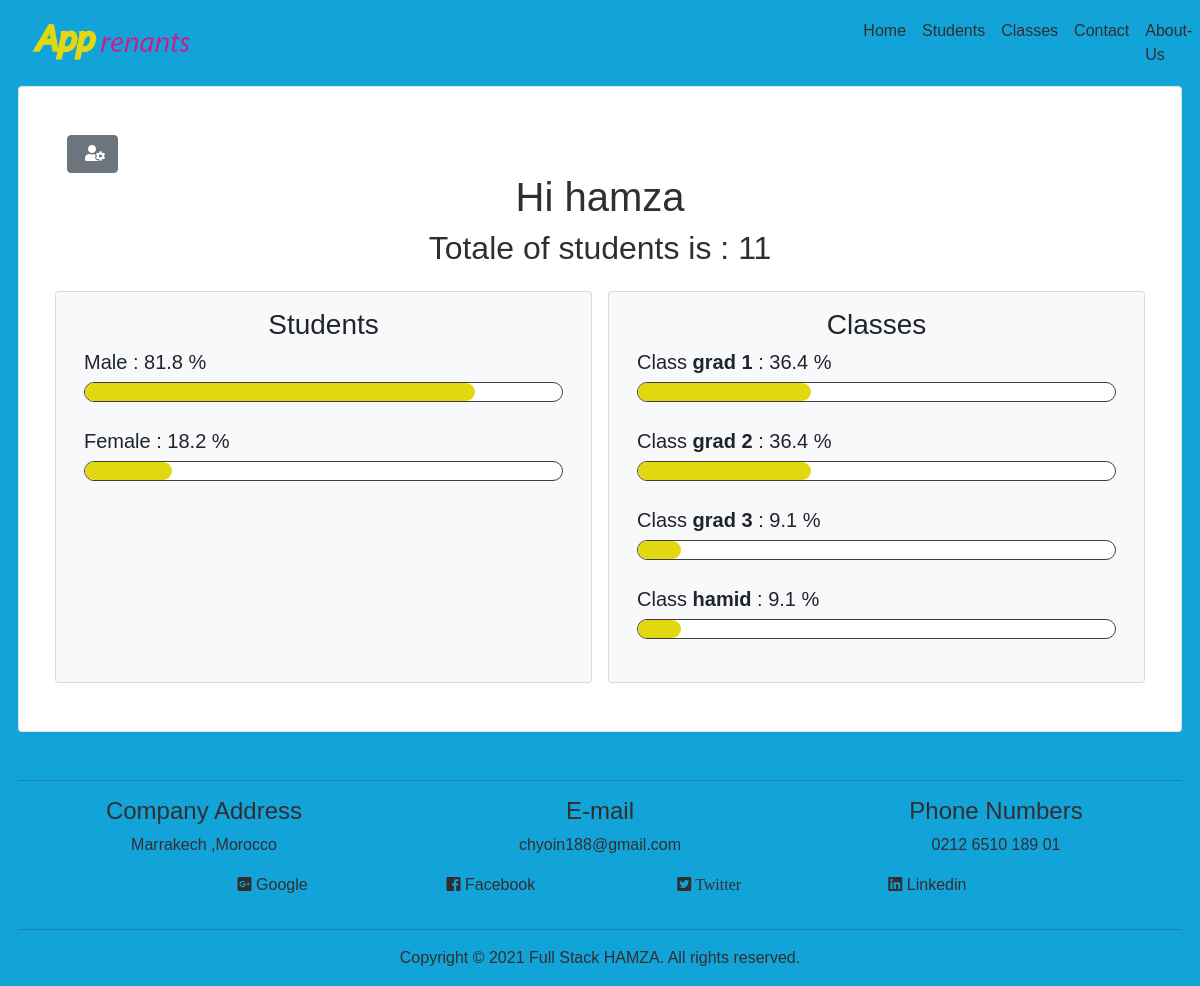
Screenshot of /code source/public/home (signed in) with the database file from the repository.
### tables this page shows
CREATE TABLE `user` (
  `id` int(11) NOT NULL,
  `username` varchar(60) NOT NULL,
  `email` varchar(60) NOT NULL,
  `password` varchar(255) NOT NULL,
  `role` varchar(25) NOT NULL,
  `date` datetime NOT NULL
);

CREATE TABLE `class` (
  `id` int(11) NOT NULL,
  `nom` varchar(60) NOT NULL,
  `specialite` varchar(60) NOT NULL,
  `desception` text NOT NULL,
  `id_user` int(11) NOT NULL,
  `date` datetime NOT NULL
);

### code source/app/core/app.php (called while the page is built, shortened)
<?php
Class App
{
	private $method = "index";
	public function __construct()
	{
		$url = $this->splitURL();
 		if(file_exists("../app/controllers/". strtolower($url[0]) .".php"))
 		{
 			unset($url[0]);
 		}
 		$this->controller = new $this->controller;
 		$this->params = array_values($url);
 		call_user_func_array([$this->controller,$this->method], $this->params);
	}
	private function splitURL()
	{
		if (isset($_SESSION['user_id'])) {
			$url = isset($_GET['url']) ? $_GET['url'] : "home";
		}else{
		$url = isset($_GET['url']) ? $_GET['url'] : "login";
	   }
		return explode("/", filter_var(trim($url,"/"),FILTER_SANITIZE_URL));
	}}

### code source/public/index.php (called while the page is built, shortened)
<?php
$app = new App();

### code source/app/core/db.php (called while the page is built, shortened)
<?php
Class Database
{
	private function db_connect()
	{
		try{
			$string = DB_TYPE .":host=".DB_HOST.";dbname=".DB_NAME.";";
			return $db = new PDO($string,DB_USER,DB_PASS);
		}catch(PDOException $e){
			die($e->getMessage());
		}
	}
	public function read($query,$data = [])
	{
		$DB = $this->db_connect();
		$stm = $DB->prepare($query);
		if(count($data) == 0)
		{
			$stm = $DB->query($query);
			$check = 0;
			if($stm){
				$check = 1;
			}
		}else{
			$check = $stm->execute($data);
		}
		if($check)
		{
			$data = $stm->fetchAll(PDO::FETCH_OBJ);
			if(is_array($data) && count($data) > 0)
			{
				return $data;
			}
			return false;
		}else
		{
			return false;
		}
	}
}

### code source/app/models/user.php (called while the page is built, shortened)
<?php
Class User
{
	function selectUser(){
		$DB = new Database();
		$arr['id'] =$_SESSION['user_id'];
			$query = "select * from user where id = :id";
			$data = $DB->read($query,$arr);
			if(is_array($data))
		   {
			return $data;
		    }
			return false;
    }
}

### code source/app/models/classes.php (called while the page is built, shortened)
<?php
class Classes {
    function selectClass(){
		$DB = new Database();
			$query = "select * from class  ORDER BY nom ASC";
			$data = $DB->read($query);
			if(is_array($data))
		   {
			return $data;
		    }
			return false;
    }
}

### code source/app/views/profile.php (the view, shortened to what this page needs)
<?php $this->view("include/header",$data);?>
<div class="card  m-auto p-5" >
<div class="click">
<button onclick="call()" id="click" class="btn btn-secondary" ><i class="fas fa-user-cog"></i></button>
</div>
<div class="row text-center mb-3">
<?php if(is_array($data['user'])):?>
<?php foreach($data['user'] as $row):?>
<div class=" col-md">
<h1 class="card-title  ">Hi <?=$row->username?></h1>
  <?php if(is_array($data['student'])): ?>
    <?php $totale = count($data['student']); ?>
    <h2 > Totale of students is : <?= $totale ?>  </h2>
    </div>
    </div>
    <div class="row gap-3 " >
    <div class="card bg-light col-md ">
    <a class="link-dark text-decoration-none" href="<?=ROOT?>apprenants">
      <div class="card-body">
      <?php
           $male= array_count_values(array_column($data['student'],'genre'))['male'] ?? 0;
           $female=array_count_values(array_column($data['student'],'genre'))['female'] ?? 0;
           $one = $male/$totale*100;
           $tow = $female/$totale*100;
           ?>
             <h3 class="text-center">Students</h3>
          <h5 >Male : <?=round($one,1)?> %</h5> <progress class="male" value='<?=$one?>' max='100'> </progress>
          <h5> Female : <?=round($tow,1)?> %</h5> <progress class="female" value='<?=$tow?>' max='100'>  </progress>
      </div>
    </a>
    </div>
    <div class="card bg-light col-md">
    <a class="link-dark text-decoration-none" href="<?=ROOT?>salle">
      <div class="card-body">
      <h3 class="text-center">Classes</h3>
      <?php if(is_array($data['class'])): ?>
        <?php foreach($data['class'] as $rw): ?>
            <?php $nom = $rw->nom;
            $num =array_count_values(array_column($data['student'],'id_class'))[$nom] ?? 0;
            $por = $num /$totale*100;
            ?>
                <h5>Class  <strong><?= $nom?></strong> : <?=round($por,1)?> % </h5> <progress  value='<?=$por?>' max='100'>  </progress>
          <?php endforeach; ?>
          <?php endif; ?>
          <?php endif; ?>
      </div>
    </a>
    </div>
  </div>
</div>
    <?php endforeach; ?>
    <?php endif; ?>
<?php $this->view("include/footer",$data);?>

### code source/app/controllers/home.php (shortened to what this page needs)
<?php
Class Home extends Controller
{
	function index()
	{
        if(isset($_SESSION['user_id']) ){
        $data['page_title'] = "Home";
        $student = $this->loadModel("apprenant");
	$data['student'] = $student->selectApprenant();
        $data['std_profil']= $student->selectProfile('40');
        $class = $this->loadModel("classes");
	$data['class'] = $class->selectClass();
        $user = $this->loadModel("user");
        $data['user']= $user->selectUser();
       $this->view("profile",$data);
     }else{
        $data['page_title'] = "Login";
        $this->view("login",$data);
}
    }}

### code source/app/core/controller.php (shortened to what this page needs)
<?php
Class Controller
{
	protected function view($view,$data = [])
	{
		if(file_exists("../app/views/". $view .".php"))
 		{
 			include "../app/views/". $view .".php";
 		}else{
			 return false ;
 		}
	}
}

### code source/app/views/include/header.php (shortened to what this page needs)
<!DOCTYPE html>
<html lang="en-US">
  <head>
    <link rel="stylesheet" href="https://cdnjs.cloudflare.com/ajax/libs/font-awesome/5.5.0/css/all.css">
    <link href="https://cdn.jsdelivr.net/npm/bootstrap@5.0.0-beta3/dist/css/bootstrap.min.css" rel="stylesheet">
    <link rel="stylesheet" href="<?=ASSETS?>css/main.css">
  </head>
  <body >
  <nav class="navbar navbar-expand-lg navbar-light ">
        <div class="container-fluid">
          <?php if(isset($_SESSION['user_id']) ): ?>
            <a  href="<?=ROOT?>home"  ><img  class="navbar-brand logo"  src="<?=ASSETS?>img/apprenant.png" alt="hellllll"></a>
          <?php else: ?>
            <img  class="navbar-brand logo"  src="<?=ASSETS?>img/apprenant.png" alt="hellllll">
          <?php endif; ?>
          <div class="collapse navbar-collapse" id="navbarTogglerDemo03">
            <ul class="navbar-nav col-md-4 list-unstyled ms-auto mb-lg-0">
            <?php if(isset($_SESSION['user_id'])): ?>
              <li class="nav-item">
                <a class="nav-link lin" href="<?=ROOT?>home" aria-current="page" >Home</a>
              </li>
              <li class="nav-item">
                <a class="nav-link lin" href="<?=ROOT?>apprenants">Students</a>
              </li>
              <li class="nav-item">
                <a class="nav-link lin" href="<?=ROOT?>salle">Classes</a>
              </li>
              <li class="nav-item">
                <a class="nav-link lin" href="<?=ROOT?>contact">Contact</a>
              </li>
              <li class="nav-item">
                <a class="nav-link lin" href="<?=ROOT?>about">About-Us</a>
              </li>
            <?php endif; ?>
            </ul>
          </div>
        </div>
      </nav>

### code source/app/views/include/footer.php (shortened to what this page needs)
<footer class=" mt-5">
<hr class="break margin-top-bottom-0" style="border-color: rgba(0, 0, 0, 0.80);">
     <section class="row text-center ">
              <div class="col-md">
                <h4 >Company Address</h4>
                <p >
                Marrakech ,Morocco<br>
                </p>
              </div>
              <div class="col-md">
                <h4 >E-mail</h4>
                <p >
                   chyoin188@gmail.com<br>
                </p>
              </div>
              <div class="col-md">
                <h4 >Phone Numbers</h4>
                <p >
                   0212 6510 189 01<br>
                </p>
              </div>
        </section>
              <div class="row text-center w-75  m-auto">
              <p class="col-md"><i class="fab fa-google-plus-square"></i> Google</p>
                <p class="col-md"> <i class="fab fa-facebook"></i> Facebook</p>
                <p class="col-md"><i class="fab fa-twitter-square"> Twitter</i></p>
                <p class="col-md"><i class="fab fa-linkedin"></i> Linkedin</p>
          </div>
        <hr class="break margin-top-bottom-0" style="border-color: rgba(0, 0, 0, 0.80);">
        <section class="padding  full-width">
          <div class="text-center mt-2">
            <p class="text-size-12">Copyright © 2021 Full Stack  HAMZA. All rights reserved.</p>
          </div>
        </section>
      </footer>
  </body>
</html>

### code source/public/assets/css/main.css (style rules this page uses)
* { margin: 0; padding: 0; box-sizing: border-box; }
body { background-color: #12a4d9; font-family: Arial, Helvetica, sans-serif; width: 97% !important; margin: auto; color: #322e2f; }
.fas { margin-left: 5px !important; }
.lin { color:#322e2f !important; }
.logo { max-width: 180px ; }
progress[value] { -webkit-appearance: none; margin-bottom: 20px; width: 100%; height: 20px; }

### rows the page displays
user: username "hamza", totale "11", one "81.8", $one 81.818181818182 (drawn), tow "18.2", $tow 18.181818181818 (drawn)
class: nom "grad 1", nom "36.4"
class: nom "grad 2", nom "36.4"
class: nom "grad 3", nom "9.1"
class: nom "hamid", nom "9.1"
